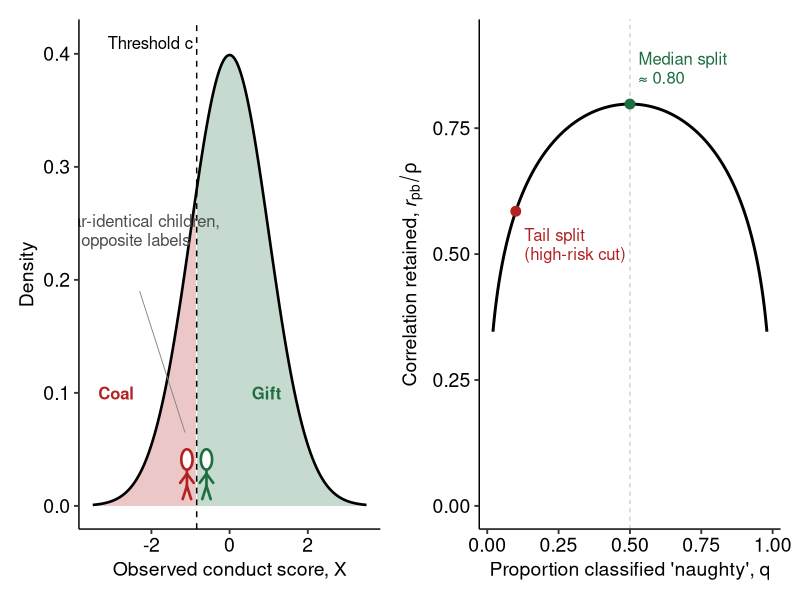
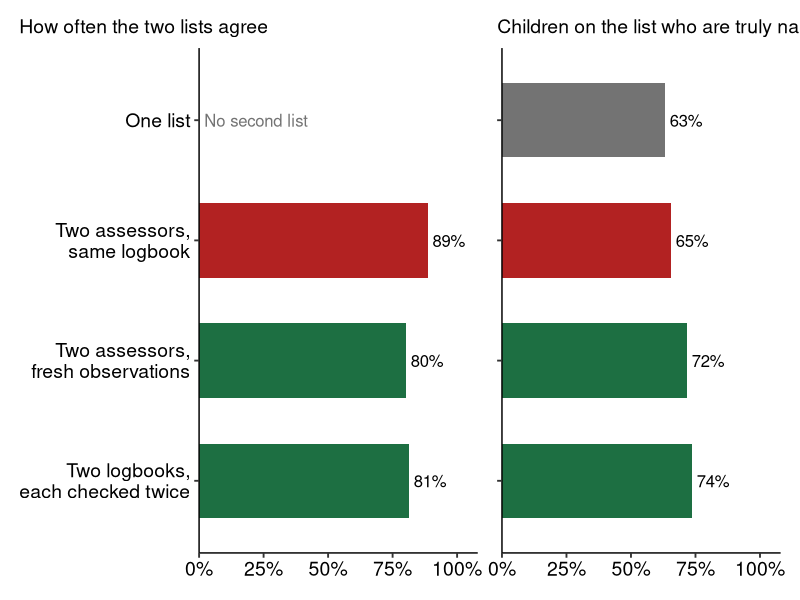
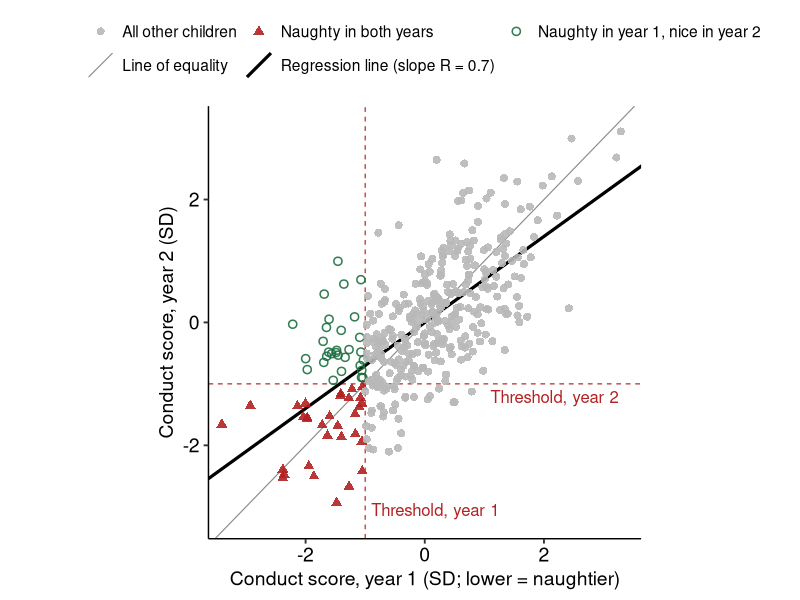

R code for these plots, in order:
## ---- chunk 1
knitr::opts_chunk$set(message = FALSE, warning = FALSE)
## ---- chunk 2
library(dplyr)
library(tidyr)
library(ggplot2)
library(ggpubr)
library(patchwork)

red <- "#B22222"
green <- "#1D6F42"

# reliability of the score
rel <- 0.7

# annotation text size
txt <- 12 / .pt

theme_set(theme_pubr(base_size = 14) + theme(legend.title = element_blank()))
## ---- chunk 3
cutoff <- qnorm(0.2)

dens <- tibble(x = seq(-3.5, 3.5, length.out = 601)) %>%
  mutate(y = dnorm(x))

# draws a little stick child at x0
stick_child <- function(x0, colour, y0 = 0.006, h = 0.045, stretch = 16) {
  w <- h * stretch

  head <- tibble(t = seq(0, 2 * pi, length.out = 60)) %>%
    mutate(x = x0 + 0.2 * w * cos(t),
           y = y0 + h * (0.78 + 0.2 * sin(t)))

  limbs <- tibble(x = 0,
                  y = c(0.58, 0.5, 0.5, 0.26, 0.26),
                  xend = c(0, -0.24, 0.24, -0.15, 0.15),
                  yend = c(0.26, 0.32, 0.32, 0, 0)) %>%
    mutate(x = x0 + w * x,
           xend = x0 + w * xend,
           y = y0 + h * y,
           yend = y0 + h * yend)

  list(
    geom_segment(data = limbs, aes(x, y, xend = xend, yend = yend),
                 colour = colour, linewidth = 0.9, lineend = "round",
                 inherit.aes = FALSE),
    geom_polygon(data = head, aes(x, y), fill = "white", colour = colour,
                 linewidth = 0.9, inherit.aes = FALSE)
  )
}

p1 <- dens %>%
  ggplot(aes(x, y)) +
  geom_area(data = filter(dens, x <= cutoff), fill = red, alpha = 0.25) +
  geom_area(data = filter(dens, x >= cutoff), fill = green, alpha = 0.25) +
  geom_line(linewidth = 0.9) +
  geom_vline(xintercept = cutoff, linetype = "dashed") +
  stick_child(cutoff - 0.25, red) +
  stick_child(cutoff + 0.25, green) +
  annotate("segment", x = -2.3, y = 0.19, xend = cutoff - 0.3, yend = 0.065,
           colour = "grey50", linewidth = 0.3) +
  annotate("text", x = -2.4, y = 0.23, label = "Near-identical children,\nopposite labels",
           size = txt, vjust = 0, colour = "grey30", lineheight = 0.95) +
  annotate("text", x = cutoff - 0.1, y = 0.41, label = "Threshold c",
           hjust = 1, size = txt) +
  annotate("text", x = -2.9, y = 0.1, label = "Coal", colour = red,
           fontface = "bold", size = txt) +
  annotate("text", x = 0.95, y = 0.1, label = "Gift", colour = green,
           fontface = "bold", size = txt) +
  labs(x = "Observed conduct score, X", y = "Density")

# correlation kept at each split
retained <- function(p) dnorm(qnorm(p)) / sqrt(p * (1 - p))

p2 <- tibble(p = seq(0.02, 0.98, length.out = 601)) %>%
  mutate(kept = retained(p)) %>%
  ggplot(aes(p, kept)) +
  geom_vline(xintercept = 0.5, linetype = "dashed", colour = "grey70", linewidth = 0.3) +
  geom_line(linewidth = 1) +
  annotate("point", x = 0.5, y = sqrt(2 / pi), colour = green, size = 3) +
  annotate("text", x = 0.53, y = 0.87, label = "Median split\n≈ 0.80",
           colour = green, hjust = 0, size = txt, lineheight = 0.95) +
  annotate("point", x = 0.1, y = retained(0.1), colour = red, size = 3) +
  annotate("text", x = 0.13, y = 0.52, label = "Tail split\n(high-risk cut)",
           colour = red, hjust = 0, size = txt, lineheight = 0.95) +
  scale_y_continuous(limits = c(0, 0.92)) +
  labs(x = "Proportion classified 'naughty', q",
       y = expression("Correlation retained, " * italic(r)[pb] / rho))

p1 + p2
## ---- chunk 4
set.seed(1225)

# christmas day 2026
n_sim <- 251226

v_eps <- 1 - rel
v_u <- 0.15

noise <- function(v) rnorm(n_sim, 0, sqrt(v))

kids <- tibble(theta = noise(rel)) %>%
  mutate(
    truth = theta < quantile(theta, 0.2),

    # both read the same logbook
    logbook = theta + noise(v_eps),
    santa_same = logbook + noise(v_u),
    elf_same = logbook + noise(v_u),

    # each makes fresh observations
    santa_fresh = theta + noise(v_eps) + noise(v_u),
    elf_fresh = theta + noise(v_eps) + noise(v_u),

    # two logbooks, each read by both
    logbook_a = theta + noise(v_eps),
    logbook_b = theta + noise(v_eps),
    list_a = (logbook_a + noise(v_u)) + (logbook_a + noise(v_u)),
    list_b = (logbook_b + noise(v_u)) + (logbook_b + noise(v_u))
  )

# worst fifth goes on the list
naughty <- function(score) score < quantile(score, 0.2)
## ---- chunk 5
labels <- c(one = "One list",
            same = "Two assessors,\nsame logbook",
            fresh = "Two assessors,\nfresh observations",
            two = "Two logbooks,\neach checked twice")

agreement <- kids %>%
  summarise(same = sum(naughty(santa_same) == naughty(elf_same)),
            fresh = sum(naughty(santa_fresh) == naughty(elf_fresh)),
            two = sum(naughty(list_a) == naughty(list_b))) %>%
  pivot_longer(everything(), names_to = "scenario", values_to = "agree") %>%
  mutate(total = n_sim,
         value = agree / total,
         label = factor(labels[scenario], levels = rev(labels)))

# scores are added together before cutting
accuracy <- kids %>%
  transmute(truth,
            one = santa_same,
            same = santa_same + elf_same,
            fresh = santa_fresh + elf_fresh,
            two = list_a + list_b) %>%
  pivot_longer(one:two, names_to = "scenario", values_to = "score") %>%
  group_by(scenario) %>%
  filter(naughty(score)) %>%
  summarise(correct = sum(truth),
            on_list = n(),
            value = mean(truth)) %>%
  mutate(label = factor(labels[scenario], levels = rev(labels)))

agreement %>% select(scenario, agree, total, value)
accuracy %>% select(scenario, correct, on_list, value)
## ---- chunk 6
bars <- function(data, title) {
  data %>%
    ggplot(aes(value, label, fill = scenario)) +
    geom_col(width = 0.62) +
    geom_text(aes(label = sprintf("%.0f%%", 100 * value)), hjust = -0.15, size = txt) +
    scale_fill_manual(values = c(one = "grey45", same = red, fresh = green, two = green),
                      guide = "none") +
    scale_x_continuous(labels = function(x) paste0(100 * x, "%"),
                       limits = c(0, 1.08), breaks = seq(0, 1, 0.25),
                       expand = c(0, 0)) +
    scale_y_discrete(drop = FALSE) +
    labs(title = title, x = NULL, y = NULL) +
    theme(plot.title = element_text(size = 14, face = "plain"),
          plot.title.position = "plot")
}

bars(agreement, "How often the two lists agree") +
  annotate("text", x = 0.02, y = "One list", label = "No second list",
           hjust = 0, size = txt, colour = "grey45") +
  bars(accuracy, "Children on the list who are truly naughty") +
  theme(axis.text.y = element_blank())
## ---- chunk 7
set.seed(45)

threshold <- -1

children <- tibble(theta = rnorm(400, 0, sqrt(rel))) %>%
  mutate(year1 = theta + rnorm(n(), 0, sqrt(1 - rel)),
         year2 = theta + rnorm(n(), 0, sqrt(1 - rel)),
         group = case_when(year1 >= threshold ~ "All other children",
                           year2 < threshold ~ "Naughty in both years",
                           TRUE ~ "Naughty in year 1, nice in year 2"))

children %>% count(group)
## ---- chunk 8
lines <- tibble(slope = c(1, rel),
                intercept = 0,
                what = c("Line of equality", "Regression line (slope R = 0.7)"))

children %>%
  ggplot(aes(year1, year2)) +
  geom_vline(xintercept = threshold, colour = red, linetype = "dashed", linewidth = 0.4) +
  geom_hline(yintercept = threshold, colour = red, linetype = "dashed", linewidth = 0.4) +
  geom_abline(data = lines, aes(slope = slope, intercept = intercept,
                                colour = what, linewidth = what)) +
  geom_point(aes(colour = group, shape = group), size = 2.2, alpha = 0.9, stroke = 0.8) +
  annotate("text", x = 3.25, y = threshold - 0.1, hjust = 1, vjust = 1,
           label = "Threshold, year 2", colour = red, size = txt) +
  annotate("text", x = threshold + 0.1, y = -3.15, hjust = 0, vjust = 0,
           label = "Threshold, year 1", colour = red, size = txt) +
  scale_colour_manual(
    breaks = c("All other children", "Naughty in both years",
               "Naughty in year 1, nice in year 2", "Line of equality",
               "Regression line (slope R = 0.7)"),
    values = c("All other children" = "grey72",
               "Naughty in both years" = red,
               "Naughty in year 1, nice in year 2" = green,
               "Line of equality" = "grey55",
               "Regression line (slope R = 0.7)" = "black")
  ) +
  scale_shape_manual(values = c("All other children" = 16,
                                "Naughty in both years" = 17,
                                "Naughty in year 1, nice in year 2" = 1),
                     guide = "none") +
  scale_linewidth_manual(values = c("Line of equality" = 0.4,
                                    "Regression line (slope R = 0.7)" = 1.1),
                         guide = "none") +
  guides(colour = guide_legend(nrow = 2, byrow = TRUE,
                               override.aes = list(shape = c(16, 17, 1, NA, NA),
                                                   linetype = c(0, 0, 0, 1, 1),
                                                   linewidth = c(NA, NA, NA, 0.4, 1.1)))) +
  coord_cartesian(xlim = c(-3.3, 3.3), ylim = c(-3.2, 3.2)) +
  labs(x = "Conduct score, year 1 (SD; lower = naughtier)",
       y = "Conduct score, year 2 (SD)") +
  theme(aspect.ratio = 1, axis.title = element_text(face = "plain"))
